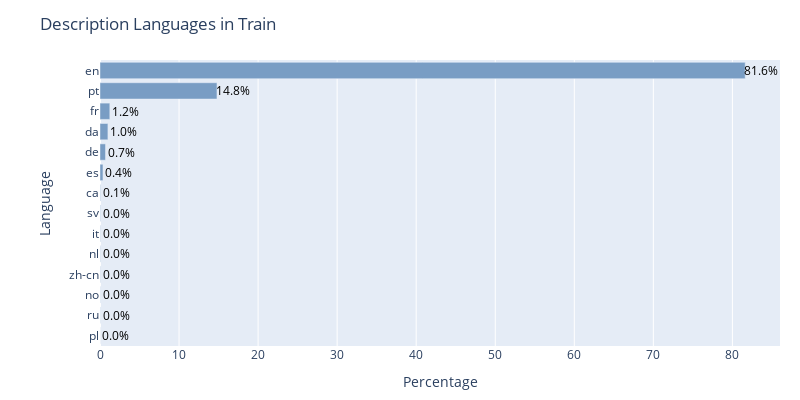

The code cell stored with this chart in its notebook:
### Code cell
# Calculate the percentage for each category
total = len(corpora_train)
corpora_train_counts = corpora_train['desc_language'].value_counts()
corpora_train_percentages = 100 * corpora_train_counts / total

# Create the horizontal bar chart
fig = go.Figure(data=[
    go.Bar(
        y=corpora_train_percentages.index,
        x=corpora_train_percentages.values,
        orientation='h',
        marker=dict(color='rgb(121, 157, 196)')
    )
])

# Add percentage labels to each bar
for i, percentage in enumerate(corpora_train_percentages.values):
    fig.add_annotation(
        x=percentage + 2,
        y=corpora_train_percentages.index[i],
        text=f'{percentage:.1f}%',
        showarrow=False,
        font=dict(size=12, color='black')
    )

# Set the layout
fig.update_layout(
    title='Description Languages in Train',
    xaxis_title='Percentage',
    yaxis_title='Language',
    yaxis=dict(autorange="reversed"),
    height=400,
    width=800,
    margin=dict(l=100, r=20, t=60, b=20)
)

# Show the plot
fig.show()

### Figure 1 — Plotly figure (JSON) as saved in the notebook; plotly's stock layout.template omitted (floating-point values rounded to 4 significant figures)
{"data": [{"marker": {"color": "rgb(121, 157, 196)"}, "orientation": "h", "type": "bar", "x": [81.62, 14.8, 1.24, 1.0, 0.6962, 0.3761, 0.05602, 0.04802, 0.04001, 0.04001, 0.03201, 0.02401, 0.02401, 0.008003], "y": ["en", "pt", "fr", "da", "de", "es", "ca", "sv", "it", "nl", "zh-cn", "no", "ru", "pl"]}], "layout": {"annotations": [{"font": {"color": "black", "size": 12}, "showarrow": false, "text": "81.6%", "x": 83.62, "y": "en"}, {"font": {"color": "black", "size": 12}, "showarrow": false, "text": "14.8%", "x": 16.8, "y": "pt"}, {"font": {"color": "black", "size": 12}, "showarrow": false, "text": "1.2%", "x": 3.24, "y": "fr"}, {"font": {"color": "black", "size": 12}, "showarrow": false, "text": "1.0%", "x": 3.0, "y": "da"}, {"font": {"color": "black", "size": 12}, "showarrow": false, "text": "0.7%", "x": 2.696, "y": "de"}, {"font": {"color": "black", "size": 12}, "showarrow": false, "text": "0.4%", "x": 2.376, "y": "es"}, {"font": {"color": "black", "size": 12}, "showarrow": false, "text": "0.1%", "x": 2.056, "y": "ca"}, {"font": {"color": "black", "size": 12}, "showarrow": false, "text": "0.0%", "x": 2.048, "y": "sv"}, {"font": {"color": "black", "size": 12}, "showarrow": false, "text": "0.0%", "x": 2.04, "y": "it"}, {"font": {"color": "black", "size": 12}, "showarrow": false, "text": "0.0%", "x": 2.04, "y": "nl"}, {"font": {"color": "black", "size": 12}, "showarrow": false, "text": "0.0%", "x": 2.032, "y": "zh-cn"}, {"font": {"color": "black", "size": 12}, "showarrow": false, "text": "0.0%", "x": 2.024, "y": "no"}, {"font": {"color": "black", "size": 12}, "showarrow": false, "text": "0.0%", "x": 2.024, "y": "ru"}, {"font": {"color": "black", "size": 12}, "showarrow": false, "text": "0.0%", "x": 2.008, "y": "pl"}], "height": 400, "margin": {"b": 20, "l": 100, "r": 20, "t": 60}, "title": {"text": "Description Languages in Train"}, "width": 800, "xaxis": {"title": {"text": "Percentage"}}, "yaxis": {"autorange": "reversed", "title": {"text": "Language"}}}}
